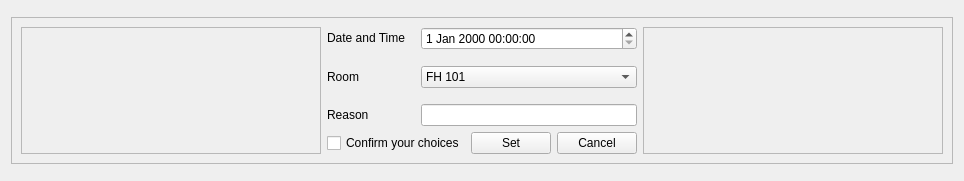
         <widget class="QWidget" name="setreservation_page">
          <layout class="QVBoxLayout" name="verticalLayout_18">
           <item>
            <widget class="QFrame" name="frame_20">
             <property name="frameShape">
              <enum>QFrame::StyledPanel</enum>
             </property>
             <property name="frameShadow">
              <enum>QFrame::Raised</enum>
             </property>
            </widget>
           </item>
           <item>
            <widget class="QFrame" name="frame_18">
             <property name="frameShape">
              <enum>QFrame::StyledPanel</enum>
             </property>
             <property name="frameShadow">
              <enum>QFrame::Raised</enum>
             </property>
             <layout class="QHBoxLayout" name="horizontalLayout_14">
              <item>
               <widget class="QFrame" name="frame_19">
                <property name="sizePolicy">
                 <sizepolicy hsizetype="MinimumExpanding" vsizetype="Preferred">
                  <horstretch>0</horstretch>
                  <verstretch>0</verstretch>
                 </sizepolicy>
                </property>
                <property name="minimumSize">
                 <size>
                  <width>300</width>
                  <height>0</height>
                 </size>
                </property>
                <property name="frameShape">
                 <enum>QFrame::StyledPanel</enum>
                </property>
                <property name="frameShadow">
                 <enum>QFrame::Raised</enum>
                </property>
               </widget>
              </item>
              <item>
               <layout class="QVBoxLayout" name="verticalLayout_20">
                <item>
                 <layout class="QHBoxLayout" name="horizontalLayout_15">
                  <property name="spacing">
                   <number>16</number>
                  </property>
                  <property name="leftMargin">
                   <number>0</number>
                  </property>
                  <item>
                   <layout class="QVBoxLayout" name="verticalLayout_21">
                    <property name="spacing">
                     <number>16</number>
                    </property>
                    <item>
                     <widget class="QLabel" name="label_17">
                      <property name="text">
                       <string>Date and Time</string>
                      </property>
                     </widget>
                    </item>
                    <item>
                     <widget class="QLabel" name="label_18">
                      <property name="text">
                       <string>Room</string>
                      </property>
                     </widget>
                    </item>
                    <item>
                     <widget class="QLabel" name="label_19">
                      <property name="text">
                       <string>Reason</string>
                      </property>
                     </widget>
                    </item>
                   </layout>
                  </item>
                  <item>
                   <layout class="QVBoxLayout" name="verticalLayout_22">
                    <property name="spacing">
                     <number>16</number>
                    </property>
                    <item>
                     <widget class="QDateTimeEdit" name="dtRsv"/>
                    </item>
                    <item>
                     <widget class="QComboBox" name="roomRsv">
                      <property name="currentText">
                       <string>FH 101</string>
                      </property>
                      <item>
                       <property name="text">
                        <string>FH 101</string>
                       </property>
                      </item>
                     </widget>
                    </item>
                    <item>
                     <widget class="QLineEdit" name="reasonRsv"/>
                    </item>
                   </layout>
                  </item>
                 </layout>
                </item>
                <item>
                 <layout class="QHBoxLayout" name="horizontalLayout_18">
                  <item>
                   <widget class="QCheckBox" name="confirmRsv">
                    <property name="text">
                     <string>Confirm your choices</string>
                    </property>
                   </widget>
                  </item>
                  <item>
                   <widget class="QPushButton" name="setRsv_btn">
                    <property name="text">
                     <string>Set</string>
                    </property>
                   </widget>
                  </item>
                  <item>
                   <widget class="QPushButton" name="cancelRsv_btn">
                    <property name="text">
                     <string>Cancel</string>
                    </property>
                   </widget>
                  </item>
                 </layout>
                </item>
               </layout>
              </item>
              <item>
               <widget class="QFrame" name="frame_28">
                <property name="sizePolicy">
                 <sizepolicy hsizetype="MinimumExpanding" vsizetype="Preferred">
                  <horstretch>0</horstretch>
                  <verstretch>0</verstretch>
                 </sizepolicy>
                </property>
                <property name="minimumSize">
                 <size>
                  <width>300</width>
                  <height>0</height>
                 </size>
                </property>
                <property name="frameShape">
                 <enum>QFrame::StyledPanel</enum>
                </property>
                <property name="frameShadow">
                 <enum>QFrame::Raised</enum>
                </property>
               </widget>
              </item>
             </layout>
            </widget>
           </item>
           <item>
            <widget class="QFrame" name="frame_21">
             <property name="frameShape">
              <enum>QFrame::StyledPanel</enum>
             </property>
             <property name="frameShadow">
              <enum>QFrame::Raised</enum>
             </property>
            </widget>
           </item>
          </layout>
         </widget>
